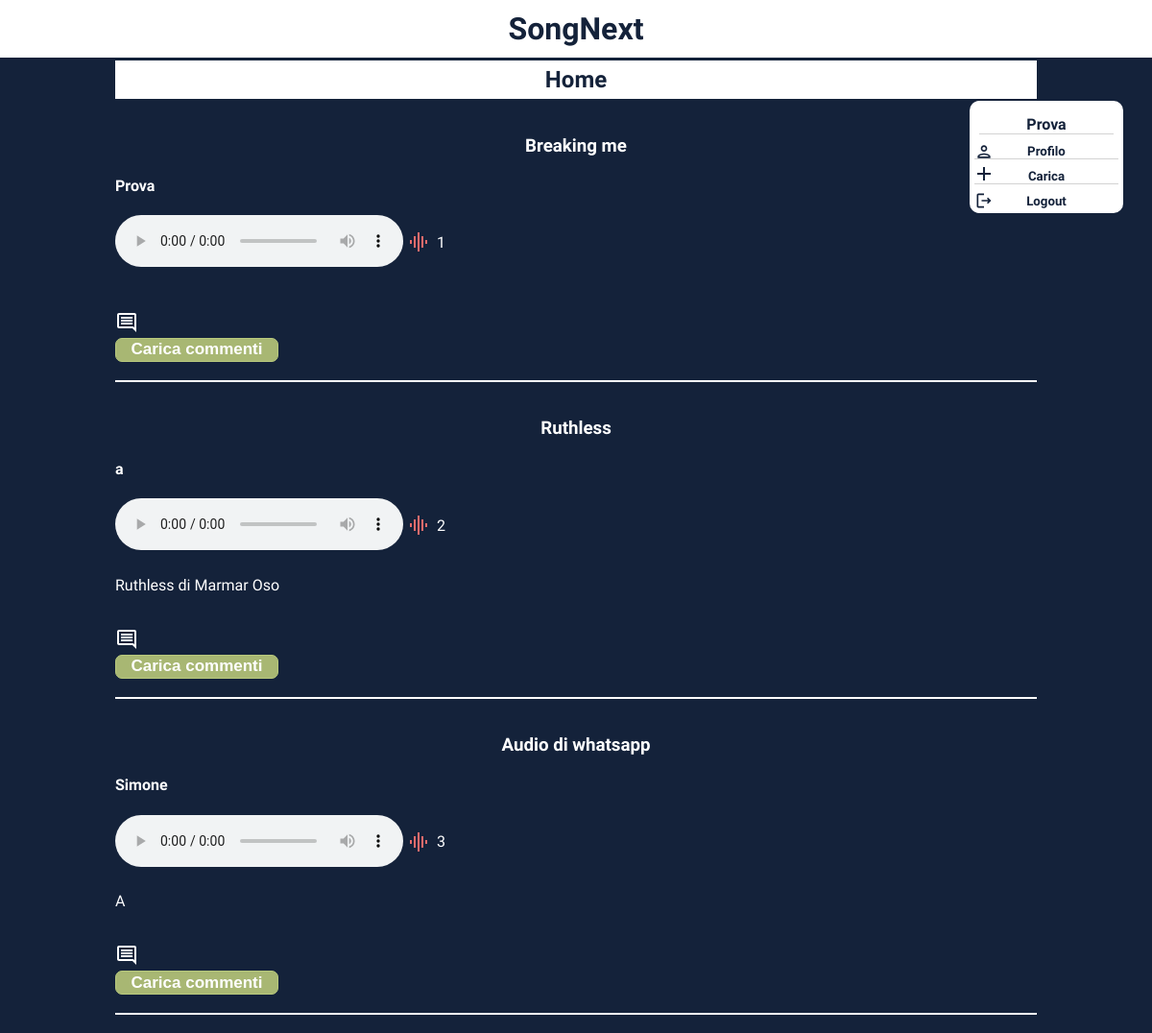
Screenshot of /Songnext/home.php (signed in) with the database file from the repository.
### tables this page shows
CREATE TABLE `canzone` (
  `codc` int(11) NOT NULL,
  `nome` varchar(100) NOT NULL,
  `nome_f` varchar(100) NOT NULL,
  `descrizione` varchar(500) DEFAULT NULL,
  `datap` datetime NOT NULL,
  `nome_u` varchar(30) NOT NULL
);

### Songnext/home.php (the view, shortened to what this page needs)
<?php
include_once 'header.php';
?>
		<div id="barra-2">
			<h2>Home</h2>
		</div><br>
		<div class="menu-c">
				<?php
					$sql="select * from canzone order by datap desc;";
					$result=mysqli_query($conn,$sql);
					while($row=mysqli_fetch_assoc($result)){
						$sql="select * from slike where codc=".$row["codc"].";";
						$sql1="select * from slike where codc=".$row["codc"]." and nome_u='".$_SESSION['nomeu']."';";
						$result1=mysqli_query($conn, $sql);
						$result2=mysqli_query($conn, $sql1);
						if(mysqli_num_rows($result2)>0){
							$fill="#e56b6b";
						}
						else
							$fill="#a8b773";
				?>
				<div id="element">
					<h3 style="color:white;text-align:center;"><?php echo $row["nome_f"]; ?></h3>
					<h4 style="color:white;text-align:left;"><?php echo $row["nome_u"]; ?></h4>
					<audio controls>
						<source src='song/<?php echo $row["nome"]; ?>'/>
					</audio>
					<div style="display:inline-block;" onclick="sendlike(<?php echo $row["codc"]; ?>)" title="Like">
						<svg id="like-<?php echo $row["codc"]; ?>" style="cursor:pointer;margin-bottom:14px;" xmlns="http://www.w3.org/2000/svg" height="24px" viewBox="0 0 24 24" width="24px" fill="<?php echo $fill; ?>">
						<path d="M0 0h24v24H0V0z" fill="none"/><path d="M7 18h2V6H7v12zm4 4h2V2h-2v20zm-8-8h2v-4H3v4zm12 4h2V6h-2v12zm4-8v4h2v-4h-2z"/></svg>
						<p class="nlike" id="nlike-<?php echo $row["codc"]; ?>" style="color:white;display:inline-block;"><?php echo mysqli_num_rows($result1) ?></p>
					</div>
					<p style="color:white;">
						<?php
							echo $row["descrizione"];
						?>
					</p>
					<br>
					<div>
						<a><span onclick="sign3(<?= $row["codc"] ?>)">
						</span></a>
						<script> var y=true;</script><br>
						<div id="bottone1-<?php echo $row["codc"]; ?>"><button onclick="sign4(<?php echo $row["codc"]; ?>)" type="button" class="button1" style="width:170px;">Carica commenti</button><br><br></div>
					</div>
				</div>
				<br>
				<?php
					}
				?>
		</div>
		<div class="menu-d">
			<h4 class="bordo" style="color:#14223a;" ><?= $_SESSION['nomeu']; ?></h4>
			<a href="profilo.php" >
			<h5 class="bordo">Profilo</h5></a>
			<a id="menu-caricamento">
			<svg class="icona" style="margin-top:3px;right:133px;cursor:pointer;" xmlns="http://www.w3.org/2000/svg" height="24px" viewBox="0 0 24 24" width="24px" fill="#14223a">
			<path d="M0 0h24v24H0V0z" fill="none"/><path d="M19 13h-6v6h-2v-6H5v-2h6V5h2v6h6v2z"/></svg>
			<h5 class="bordo" style="cursor:pointer;">Carica</h5></a>
			<a href="logout.php" >
			<h5>Logout</h5></a>
		</div>
<?php
include_once 'footer.php';
?>

### Songnext/css/style.css (style rules this page uses)
body { font-family: 'Zen Dots', cursive ; margin:0; border:0; background-color:#14223a !important; }
#barra-2 { width:960px; margin:0 auto; background-color:white; text-align:center; color:#14223a; height:40px; display: flex; justify-content: center; align-items: center; border-top:3px solid #14223a; }
a { text-decoration:none; color:#14223a; }
.button1 { width:70px; text-align:center; font-weight:bold; background-color:#a8b773; color:white; border:1px solid #b8c97d; height:25px; cursor:pointer; font-size:17px; border-radius: 7px; transition:background-color .5s; }
.menu-d { width:150px; float:right; display:inline-block; position:absolute; top:105px; right: 30px; background-color:white; padding:5px; border-radius: 10px; }
.menu-d h4 { text-align: center; margin:10px 5px; }
.bordo { border-bottom:1px solid lightgrey; }
h5 { text-align: center; margin:0; margin-top:10px; }
.icona { float:left; margin-top:-2.5px; position:absolute; }
.menu-c { width:960px; margin:0 auto; }
#element { border-bottom:2px solid white; }
.nlike { margin-top:2.5px; margin-left:7px; width:60px; height:30px; float:right; }

### rows the page displays
canzone: nome_f "Breaking me", nome_u "Prova", mysqli_num_rows($result1) "1"
canzone: nome_f "Ruthless", nome_u "a", mysqli_num_rows($result1) "2", descrizione "Ruthless di Marmar Oso"
canzone: nome_f "Audio di whatsapp", nome_u "Simone", mysqli_num_rows($result1) "3", descrizione "A", $row["codc"] 1 (drawn)

### other values shown
$_SESSION['nomeu'] "Prova"
